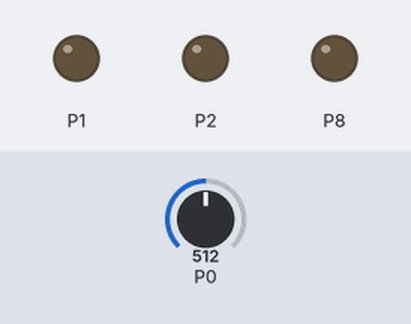
Simulated run of this program. Board: BBC micro:bit (MakeCode). On the bench: output pins drawn as LEDs (lit = HIGH). The test bench sets the inputs (shaded band); at power-on: P0 = 512 (analog values on the 0–1023 scale).

Above: at 1.2 s.
1.3 s: P0 set to 491
At 1.7 s:
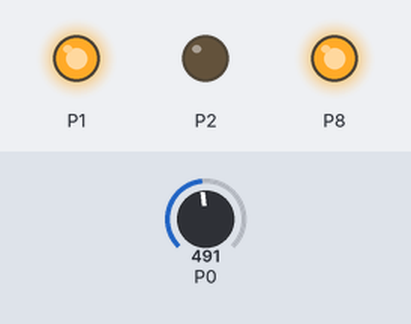
2.8 s: P0 set to 409
4.3 s: P0 set to 384
At 5.5 s:
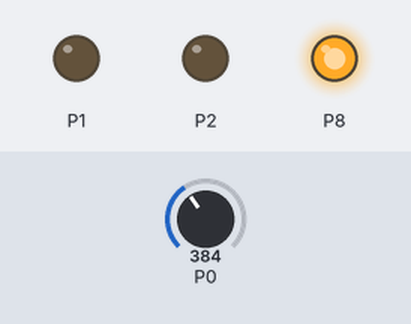
5.8 s: P0 set to 311
7.3 s: P0 set to 286
At 7.7 s:
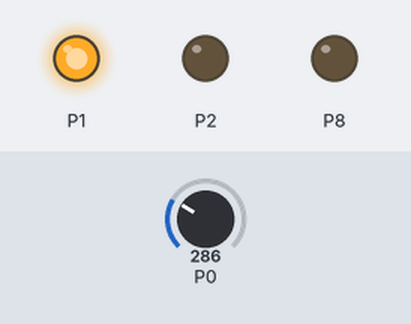
8.8 s: P0 set to 306
At 9.1 s:
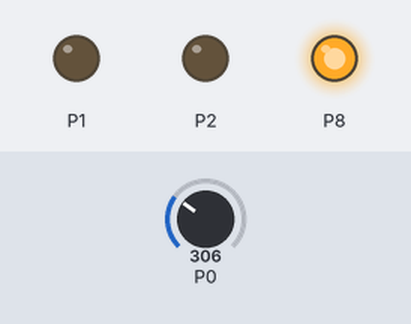
Timing chart, 0 to 11.3 s (numbered marks = the images above; inputs shaded):
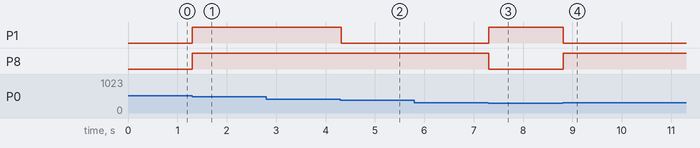

The program:

main.ts
```typescript
let Intensité = 0
function Bleu () {
    pins.digitalWritePin(DigitalPin.P1, 0)
    pins.digitalWritePin(DigitalPin.P2, 0)
    pins.digitalWritePin(DigitalPin.P8, 1)
}
function Rouge () {
    pins.digitalWritePin(DigitalPin.P1, 1)
    pins.digitalWritePin(DigitalPin.P2, 0)
    pins.digitalWritePin(DigitalPin.P8, 0)
}
function blanc () {
    pins.digitalWritePin(DigitalPin.P1, 1)
    pins.digitalWritePin(DigitalPin.P2, 1)
    pins.digitalWritePin(DigitalPin.P8, 1)
}
function Vert () {
    pins.digitalWritePin(DigitalPin.P1, 0)
    pins.digitalWritePin(DigitalPin.P2, 1)
    pins.digitalWritePin(DigitalPin.P8, 0)
}
function mauve () {
    pins.digitalWritePin(DigitalPin.P1, 1)
    pins.digitalWritePin(DigitalPin.P2, 0)
    pins.digitalWritePin(DigitalPin.P8, 1)
}
basic.forever(function () {
    Intensité = pins.analogReadPin(AnalogPin.P0)
    if (Intensité < 500 && Intensité > 400) {
        mauve()
    } else if (Intensité < 400 && Intensité > 300) {
        Bleu()
    } else if (Intensité < 300 && Intensité > 200) {
        Rouge()
    } else if (Intensité < 200 && Intensité > 100) {
        Vert()
    } else if (Intensité < 100 && Intensité > 1) {
        blanc()
    }
})
```

test.ts
```typescript
// les tests vont ici ; cela ne sera pas compilé si ce paquet est utilisé en tant qu'extension.
```

Measured:
- the behaviour switches between 500 and 499 on P0 (found by bisection; images 0 and 1)
- the behaviour switches between 400 and 399 on P0 (found by bisection; images 1 and 2)
- the behaviour switches between 300 and 299 on P0 (found by bisection; images 2 and 3)
- after the input at 1.3 s, P1, P8: LOW → HIGH at once
- after the input at 2.8 s, every drawn part: stays the same
- after the input at 4.3 s, P1: HIGH → LOW at once
- after the input at 5.8 s, every drawn part: stays the same
- after the input at 7.3 s, P1: LOW → HIGH at once; P8: HIGH → LOW at once
- after the input at 8.8 s, P1: HIGH → LOW at once; P8: LOW → HIGH at once
